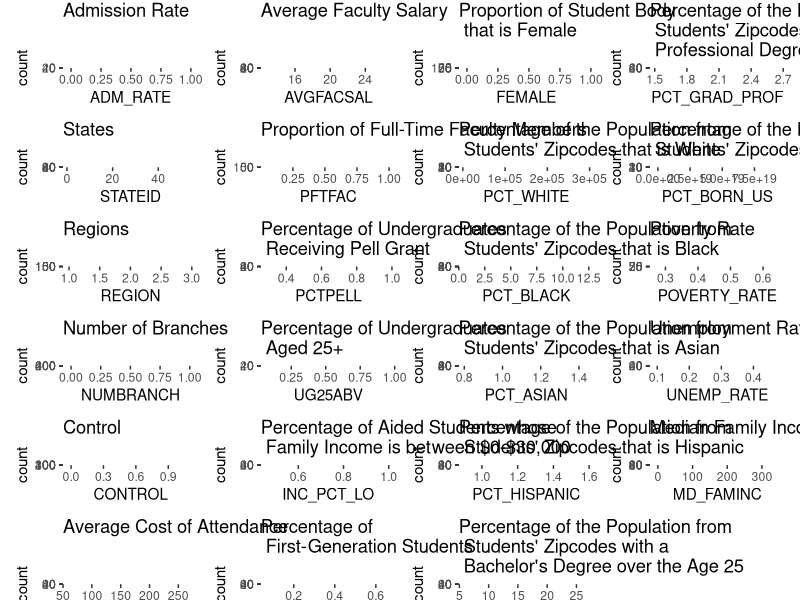
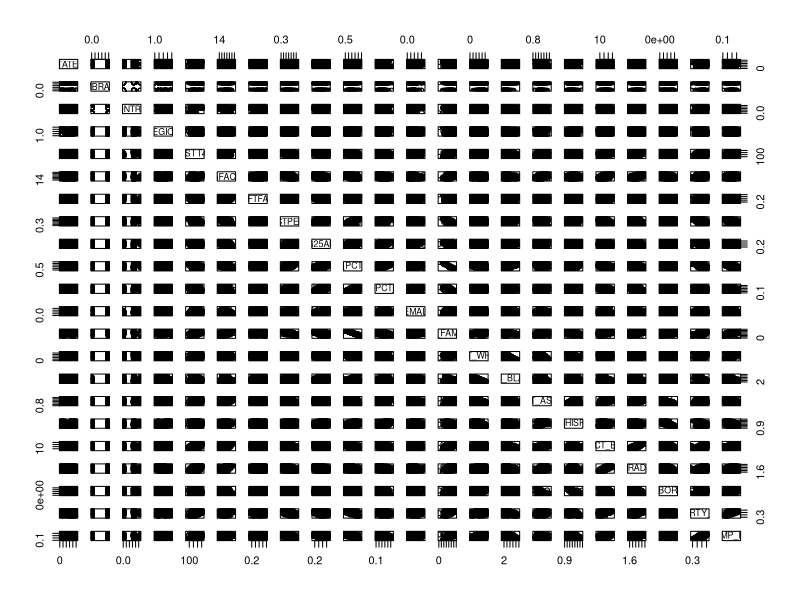
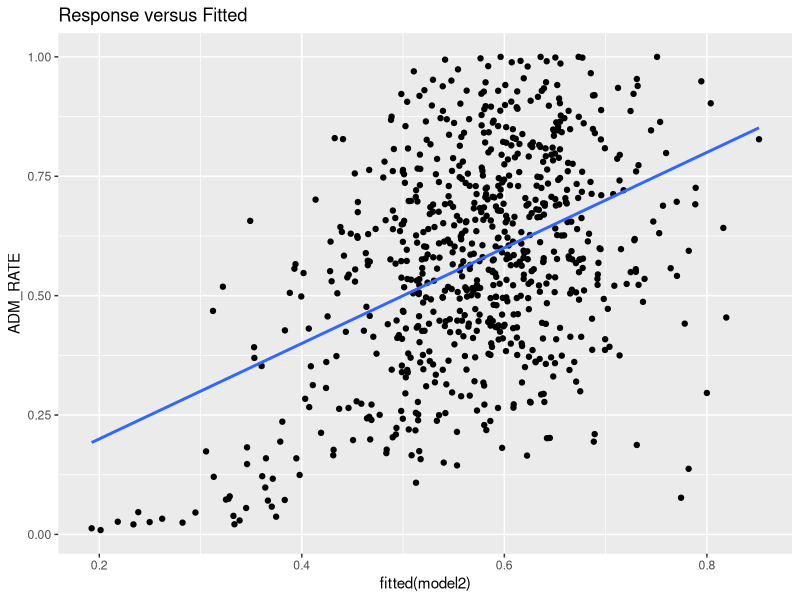
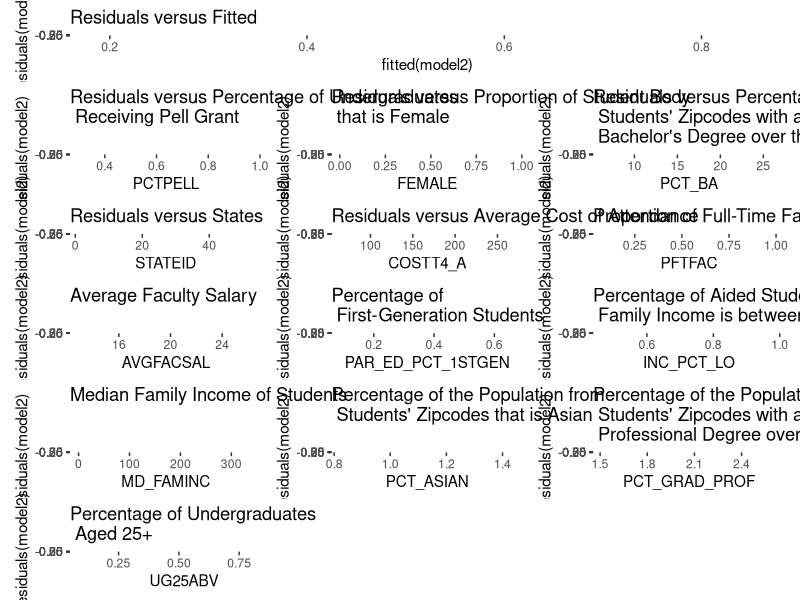
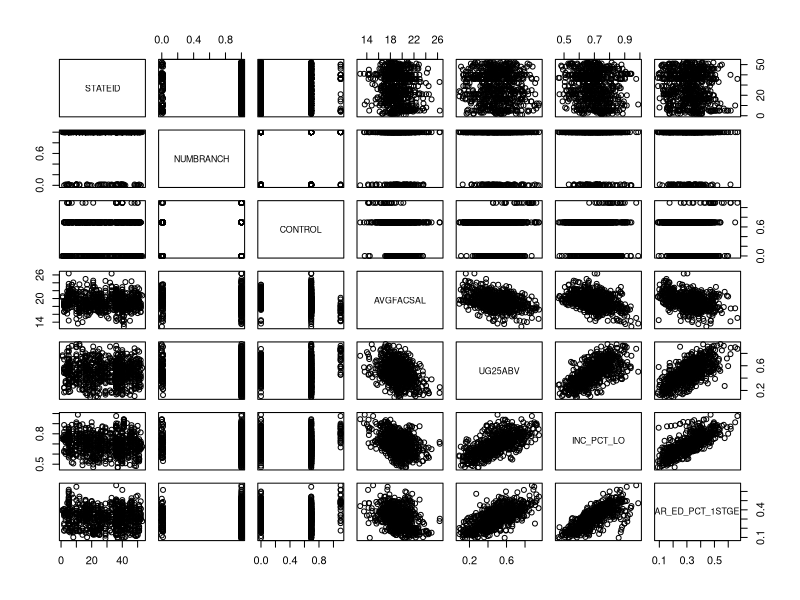
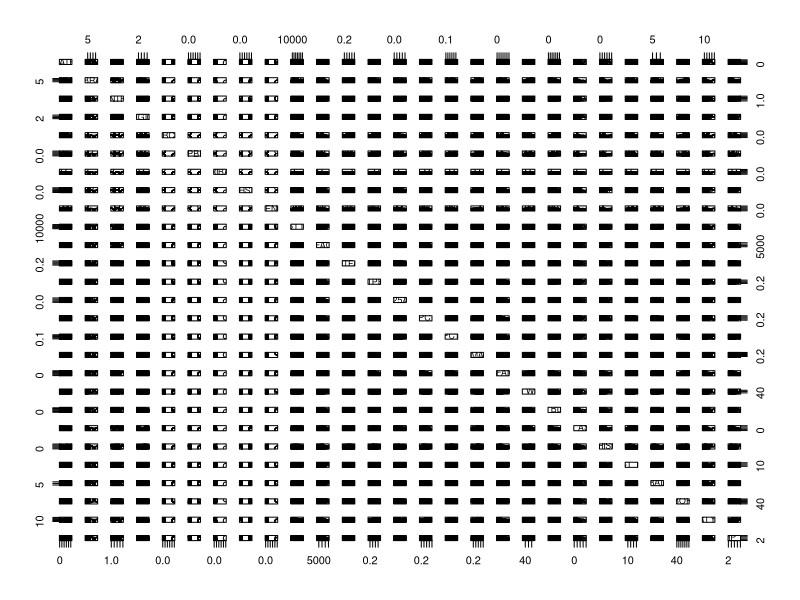
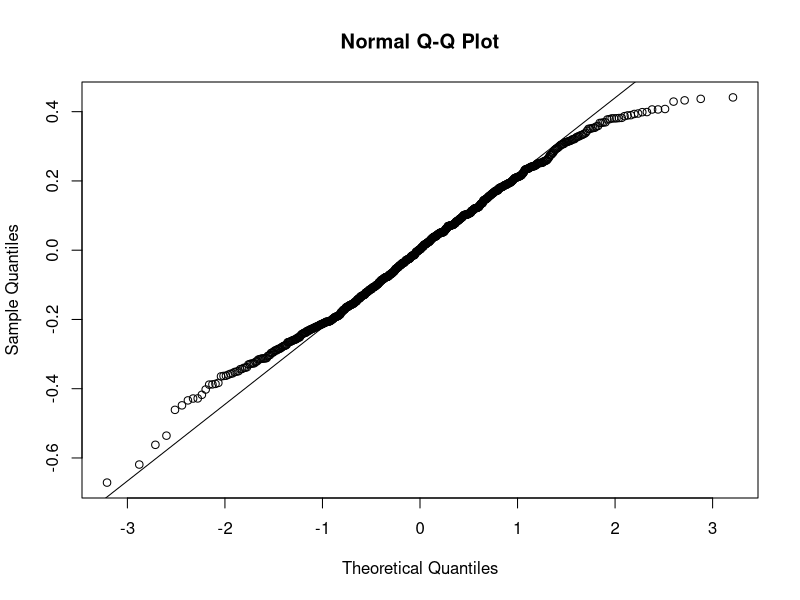

These charts were generated, in order, by the following R code:
library("tidyverse")
library("patchwork")
library("car")

setTimeLimit(cpu = Inf, elapsed = Inf, transient = FALSE)
setSessionTimeLimit(cpu = Inf, elapsed = Inf)

setwd("/Users/abrarnasir/Desktop/School/STA302/STA302_VideoProject")
df <- read.csv("VPdataset.csv")

# df %>% drop_na()
df <- transform(df, STATEID = as.numeric(factor(STABBR)))
df <- df[, !(names(df) %in% c("STABBR"))]
df <- df %>% relocate(STATEID)
df <- df %>% relocate(ADM_RATE)
df <- df %>% relocate(INSTNM)
df <- df %>% relocate(UNITID)

full <- lm(ADM_RATE ~., data = df[, -c(1, 2)])

p <- powerTransform(cbind(df[, -c(1, 2)]) + 0.0001)
summary(p)

ADM_RATE <- df$ADM_RATE ** 1.5
STATEID <- df$STATEID ** 1
NUMBRANCH <- df$NUMBRANCH ** -6
CONTROL <- log(df$CONTROL)
REGION <- df$REGION ** 0.5
# tHBCU <- df$HBCU ** -3
# tPBI <- df$PBI ** -7
# tTRIBAL <- df$TRIBAL ** -70
# tHSI <- df$HSI ** -1
# tWOMENONLY <- df$WOMENONLY ** -18
COSTT4_A <- df$COSTT4_A ** 0.5
AVGFACSAL <- df$AVGFACSAL ** 0.33
PFTFAC <- df$PFTFAC ** 1
PCTPELL <- df$PCTPELL ** 0.5
UG25ABV <- df$UG25ABV ** 0.33
INC_PCT_LO <- df$INC_PCT_LO ** 0.33
PAR_ED_PCT_1STGEN <- df$PAR_ED_PCT_1STGEN ** 1
FEMALE <- df$FEMALE ** 2
MD_FAMINC <- df$MD_FAMINC ** 0.5
PCT_WHITE <- df$PCT_WHITE ** 2.75
PCT_BLACK <- df$PCT_BLACK ** 0.6
PCT_ASIAN <- df$PCT_ASIAN ** 0.1
PCT_HISPANIC <- df$PCT_HISPANIC ** 0.1
PCT_BA <- df$PCT_BA ** 1
PCT_GRAD_PROF <- df$PCT_GRAD_PROF ** 0.33
PCT_BORN_US <- df$PCT_BORN_US ** 10
POVERTY_RATE <- df$POVERTY_RATE ** -0.33
UNEMP_RATE <- df$UNEMP_RATE ** -1

t_df <- data.frame(ADM_RATE, STATEID, NUMBRANCH, CONTROL, REGION, COSTT4_A, AVGFACSAL, PFTFAC, PCTPELL, UG25ABV, INC_PCT_LO, PAR_ED_PCT_1STGEN, FEMALE, MD_FAMINC, PCT_WHITE, PCT_BLACK, PCT_ASIAN, PCT_HISPANIC, PCT_BA, PCT_GRAD_PROF, PCT_BORN_US, POVERTY_RATE, UNEMP_RATE)

model1 <- lm(ADM_RATE ~., data = t_df)

hist1 <- ggplot(t_df, aes(x = ADM_RATE)) + geom_histogram() + ggtitle("Admission Rate")
hist2 <- ggplot(t_df, aes(x = STATEID)) + geom_histogram() + ggtitle("States")
hist3 <- ggplot(t_df, aes(x = REGION)) + geom_histogram() + ggtitle("Regions")
hist4 <- ggplot(t_df, aes(x = NUMBRANCH)) + geom_histogram() + ggtitle("Number of Branches") 
hist5 <- ggplot(t_df, aes(x = CONTROL)) + geom_histogram() + ggtitle("Control") 
hist11 <- ggplot(t_df, aes(x = COSTT4_A)) + geom_histogram() + ggtitle("Average Cost of Attendance")
hist12 <- ggplot(t_df, aes(x = AVGFACSAL)) + geom_histogram() + ggtitle("Average Faculty Salary")
hist13 <- ggplot(t_df, aes(x = PFTFAC)) + geom_histogram() + ggtitle("Proportion of Full-Time Faculty Members")
hist14 <- ggplot(t_df, aes(x = PCTPELL)) + geom_histogram() + ggtitle("Percentage of Undergraduates \n Receiving Pell Grant")
hist15 <- ggplot(t_df, aes(x = UG25ABV)) + geom_histogram() + ggtitle("Percentage of Undergraduates \n Aged 25+")
hist16 <- ggplot(t_df, aes(x = INC_PCT_LO)) + geom_histogram() + ggtitle("Percentage of Aided Students whose \n Family Income is between $0-$30,000")
hist17 <- ggplot(t_df, aes(x = PAR_ED_PCT_1STGEN)) + geom_histogram() + ggtitle("Percentage of \n First-Generation Students")
hist18 <- ggplot(t_df, aes(x = FEMALE)) + geom_histogram() + ggtitle("Proportion of Student Body \n that is Female")
hist19 <- ggplot(t_df, aes(x = PCT_WHITE)) + geom_histogram() + ggtitle("Percentage of the Population from \n Students' Zipcodes that is White")
hist20 <- ggplot(t_df, aes(x = PCT_BLACK)) + geom_histogram() + ggtitle("Percentage of the Population from \n Students' Zipcodes that is Black")
hist21 <- ggplot(t_df, aes(x = PCT_ASIAN)) + geom_histogram() + ggtitle("Percentage of the Population from \n Students' Zipcodes that is Asian")
hist22 <- ggplot(t_df, aes(x = PCT_HISPANIC)) + geom_histogram() + ggtitle("Percentage of the Population from \n Students' Zipcodes that is Hispanic")
hist23 <- ggplot(t_df, aes(x = PCT_BA)) + geom_histogram() + ggtitle("Percentage of the Population from \n Students' Zipcodes with a \n Bachelor's Degree over the Age 25")
hist24 <- ggplot(t_df, aes(x = PCT_GRAD_PROF)) + geom_histogram() + ggtitle("Percentage of the Population from \n Students' Zipcodes with a \n Professional Degree over the Age 25")
hist25 <- ggplot(t_df, aes(x = PCT_BORN_US)) + geom_histogram() + ggtitle("Percentage of the Population from \n Students' Zipcodes that was Born in the US")
hist26 <- ggplot(t_df, aes(x = POVERTY_RATE)) + geom_histogram() + ggtitle("Poverty Rate")
hist27 <- ggplot(t_df, aes(x = UNEMP_RATE)) + geom_histogram() + ggtitle("Unemployment Rate")
hist28 <- ggplot(t_df, aes(x = MD_FAMINC)) + geom_histogram() + ggtitle("Median Family Income of Students")
hist1 + hist2 + hist3 + hist4 + hist5 + hist11 + hist12 + hist13 + hist14 + hist15 + hist16 + hist17 + hist18 + hist19 + hist20 + hist21 + hist22 + hist23 + hist24 + hist25 + hist26 + hist27 + hist28 + plot_layout(nrow = 6, byrow = FALSE) + plot_annotation(title = 'Histograms of Variables')

pairs(t_df[,-c(1)])

model2 <- lm(ADM_RATE ~ STATEID + AVGFACSAL + COSTT4_A + PFTFAC + FEMALE + PAR_ED_PCT_1STGEN + PCTPELL + INC_PCT_LO + MD_FAMINC + PCT_ASIAN + PCT_BA + PCT_GRAD_PROF + UG25ABV, data = t_df)

ggplot(t_df, aes(fitted(model2), ADM_RATE)) + geom_point() + ggtitle("Response versus Fitted") + geom_smooth(method = 'lm', se = FALSE)

resy <- ggplot(t_df, aes(fitted(model2), residuals(model2))) + geom_point() + ggtitle("Residuals versus Fitted") + geom_smooth(method = 'lm', se = FALSE)
res1 <- ggplot(t_df, aes(PCTPELL, residuals(model2))) + geom_point() + ggtitle("Residuals versus Percentage of Undergraduates \n Receiving Pell Grant") + geom_smooth(method = 'lm', se = FALSE)
res2 <- ggplot(t_df, aes(FEMALE, residuals(model2))) + geom_point() + ggtitle("Residuals versus Proportion of Student Body \n that is Female") + geom_smooth(method = 'lm', se = FALSE)
res3 <- ggplot(t_df, aes(PCT_BA, residuals(model2))) + geom_point() + ggtitle("Residuals versus Percentage of the Population from \n Students' Zipcodes with a \n Bachelor's Degree over the Age 25") + geom_smooth(method = 'lm', se = FALSE)
res4 <- ggplot(t_df, aes(STATEID, residuals(model2))) + geom_point() + ggtitle("Residuals versus States") + geom_smooth(method = 'lm', se = FALSE)
res5 <- ggplot(t_df, aes(COSTT4_A, residuals(model2))) + geom_point() + ggtitle("Residuals versus Average Cost of Attendance") + geom_smooth(method = 'lm', se = FALSE)
res6 <- ggplot(t_df, aes(PFTFAC, residuals(model2))) + geom_point() + ggtitle("Proportion of Full-Time Faculty Members") + geom_smooth(method = 'lm', se = FALSE)
res7 <- ggplot(t_df, aes(AVGFACSAL, residuals(model2))) + geom_point() + ggtitle("Average Faculty Salary") + geom_smooth(method = 'lm', se = FALSE)
res8 <- ggplot(t_df, aes(PAR_ED_PCT_1STGEN, residuals(model2))) + geom_point() + ggtitle("Percentage of \n First-Generation Students") + geom_smooth(method = 'lm', se = FALSE)
res9 <- ggplot(t_df, aes(INC_PCT_LO, residuals(model2))) + geom_point() + ggtitle("Percentage of Aided Students whose \n Family Income is between $0-$30,000") + geom_smooth(method = 'lm', se = FALSE)
res10 <- ggplot(t_df, aes(MD_FAMINC, residuals(model2))) + geom_point() + ggtitle("Median Family Income of Students") + geom_smooth(method = 'lm', se = FALSE)
res11 <- ggplot(t_df, aes(PCT_ASIAN, residuals(model2))) + geom_point() + ggtitle("Percentage of the Population from \n Students' Zipcodes that is Asian") + geom_smooth(method = 'lm', se = FALSE)
res12 <- ggplot(t_df, aes(PCT_GRAD_PROF, residuals(model2))) + geom_point() + ggtitle("Percentage of the Population from \n Students' Zipcodes with a \n Professional Degree over the Age 25") + geom_smooth(method = 'lm', se = FALSE)
res13 <- ggplot(t_df, aes(UG25ABV, residuals(model2))) + geom_point() + ggtitle("Percentage of Undergraduates \n Aged 25+") + geom_smooth(method = 'lm', se = FALSE)

(resy) /
  (res1 + res2 + res3) /
  (res4 + res5 + res6) /
  (res7 + res8 + res9) /
  (res10 + res11 + res12) /
  (res13 + plot_spacer() + plot_spacer()) 

summary(full)
summary (model1)

pairs(t_df[,-c(1, 5, 6, 8, 9, 13, 14, 15, 16, 17, 18, 19, 20, 21, 22, 23)])

pairs(df[, -c(1, 2, 3)])

model3 <- lm(ADM_RATE ~ STATEID + CONTROL + NUMBRANCH + AVGFACSAL + PAR_ED_PCT_1STGEN + UG25ABV + INC_PCT_LO, data = t_df)
summary(model3)

qqnorm(residuals(model3))
qqline(residuals(model3))

anova(model3, full)